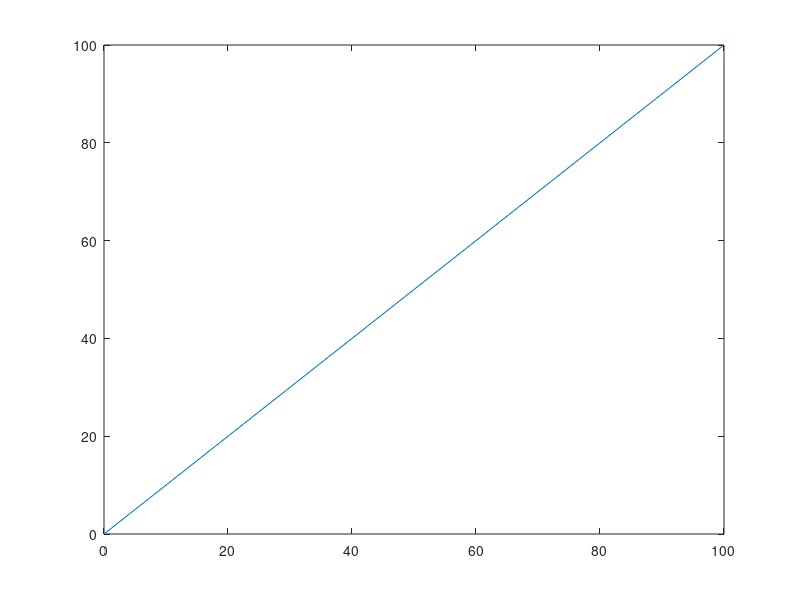

Write the MATLAB code that produced this figure. (Note: this script raises an error after producing the figure.)
% CAGD UE4 - Spline approximation
close all

% Spline degree
n = 3;


% Get sample points
fig = figure('Name', 'Spline Approxiamtion: Sample Points');
plot([0 100], [0 100]);
[xData, yData] = getpts(fig);
close all
p = [xData; yData];
m = size(p, 2);

% Get equidistant knots + add edge knot n times
u = getKnots(p, 'Equidistant');
u = [ repmat(u(1),1,n) u repmat(u(m),1,n)];

%% A: Spline approximation



%% B: Parameter correction
